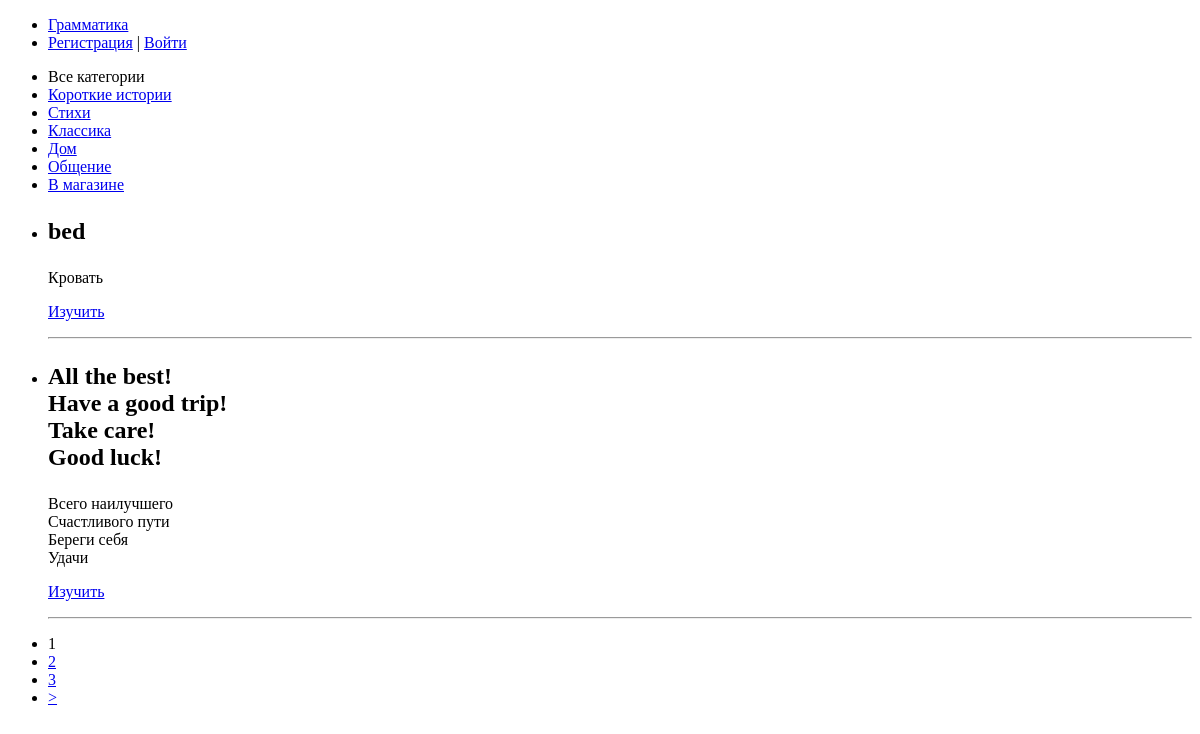
The app's page /, older data.
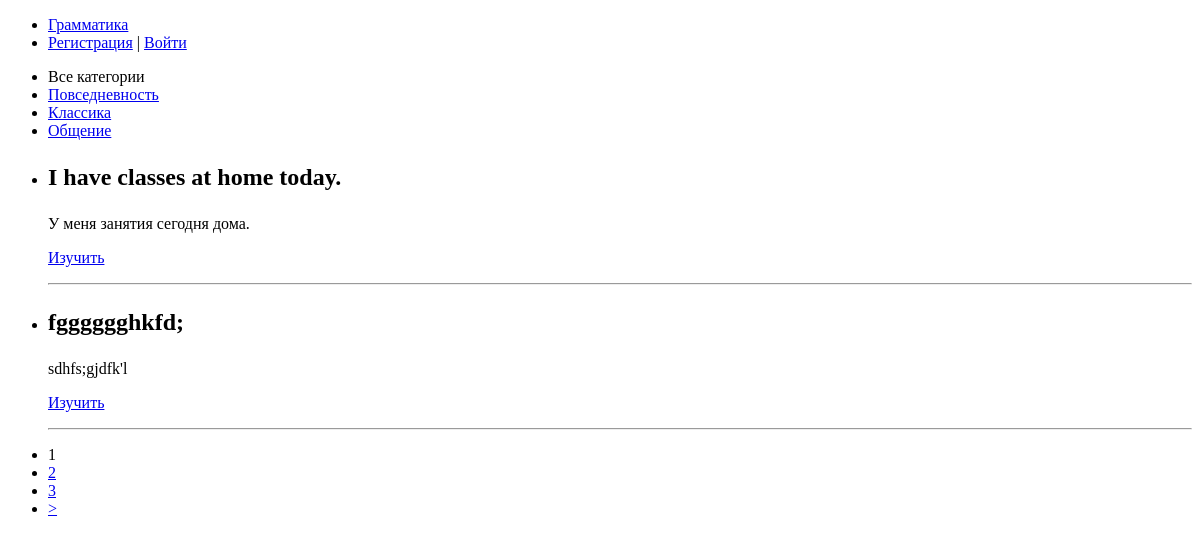
The same page, newer data.
### catalog/models.py (models this page shows, shortened)
class Category(MPTTModel):
    name = models.CharField(max_length=100)
    slug = models.SlugField(max_length=200, unique=True, db_index=True, verbose_name="URL.")
    parent = TreeForeignKey(
        'self',
        related_name='children',
        on_delete=models.SET_NULL,
        null=True,
        blank=True
    )
    def get_absolute_url(self):
        return reverse('category', kwargs={'category_slug': self.slug})
    class Meta:
        verbose_name_plural = 'Категории'
        verbose_name = 'Категория'
        ordering = ['id']
    class MPTTMeta:
        order_insertion_by = ['name']

class Point(models.Model):
    title = models.CharField(max_length=100, blank=True)
    slug = models.SlugField(max_length=200, unique=True, db_index=True, blank=True, verbose_name="URL")
    text = models.TextField()
    translate = models.TextField()
    image = models.ImageField(upload_to='cards/', blank=True)
    category = models.ForeignKey(Category, on_delete=models.PROTECT, blank=True, verbose_name="Категории")
    tags = models.ManyToManyField(Tag, related_name='point', blank=True)
    student = models.ForeignKey(User, related_name='targets', verbose_name='Пользователь', on_delete=models.CASCADE)
    created_at = models.DateField(auto_now_add=True)
    is_complete = models.BooleanField(default=False)
    def get_absolute_url(self):
        return reverse('point', kwargs={'point_slug': self.slug})
    class Meta:
        ordering = ['category']
        verbose_name = 'Учебные элементы'
        verbose_name_plural = 'Учебные элементы'

### catalog/views.py (the view)
# urls.py: path('', PointList.as_view(), name='home'),
class PointList(DataMixin, ListView):
    model = Point
    template_name = 'catalog/index.html'
    context_object_name = 'points'
    def get_context_data(self, *, object_list=None, **kwargs):
        context = super().get_context_data(**kwargs)
        c_def = self.get_user_context(title='Главная страница')
        return dict(list(context.items()) + list(c_def.items()))
    def get_queryset(self):
        return Point.objects.filter(is_complete=False).select_related('category')

### catalog/templatetags/catalog_tags.py (called while the page is built)
@register.simple_tag()
def get_categories():
    return Category.objects.all()

### catalog/utils.py (called while the page is built)
    def get_user_context(self, **kwargs):
        context = kwargs
        category = Category.objects.annotate(Count('point'))
        user_menu = menu.copy()
        if not self.request.user.is_authenticated:
            user_menu.pop(1)
        context['menu'] = user_menu
        context['category'] = category
        if 'category_selected' not in context:
            context['category_selected'] = 0
        return context

### templates/catalog/index.html
{% extends 'catalog/base.html' %}
{% block content %}
<ul>
    {% for p in points %}
    <li>
        <h2>{{p.text | linebreaks | truncatewords:10}}</h2>
        <p>{{p.translate | linebreaks | truncatewords:10}}</p>
        <p><a href="{{ p.get_absolute_url }}">Изучить</a></p>
        <hr>
    </li>
    {% endfor %}
</ul>
{% endblock %}

### templates/catalog/base.html (shortened to what this page needs)
{% load static %}
{% load catalog_tags %}
<!DOCTYPE html>
<html lang="en">
<head>
</head>
<body>
{% block mainmenu %}
<ul>
    {% for m in menu %}
    <li><a href="{% url m.url_name %}">{{m.title}}</a></li>
    {% endfor %}
        {% if request.user.is_authenticated %}
        <li class="last">{{user.username}} | <a href="{% url 'logout' %}">Выйти</a></li>
        {% else %}
        <li><a href="{% url 'register' %}">Регистрация</a> | <a href="{% url 'login' %}">Войти</a></li>
        {% endif %}
</ul>
<ul>
    {% get_categories as categories%}
    {% if category_selected == 0 %}
    <li>Все категории</li>
    {% else %}
    <li><a href="{% url 'home' %}">Все категории</a></li>
    {% endif %}
    {% for c in category %}
    {% if c.point__count > 0 %}
    {% if c.pk == category_selected %}
    <li>{{c.name}}</li>
    {% else %}
    <li><a href="{{ c.get_absolute_url }}">{{c.name}}</a></li>
    {% endif %}
    {% endif %}
    {% endfor %}
</ul>
{% endblock %}
{% block content %}
{% endblock %}
{% if page_obj.has_other_pages %}
<nav>
    <ul>
        {% for p in paginator.page_range %}
        {% if page_obj.number == p %}
        <li>{{ p }}</li>
        {% elif p >= page_obj.number|add:-2 and p <= page_obj.number|add:2 %}
        <li>
            <a href="?page={{ p }}">{{ p }}</a>
        </li>
        {% endif %}
        {% endfor %}
        {% if page_obj.has_next %}
        <li>
            <a href="?page={{ page_obj.next_page_number }}">&gt</a>
        </li>
        {% endif %}
    </ul>
</nav>
{% endif %}
</body>
</html>

Row changes from the older to the newer data that the page shows:
no longer on this page (row unchanged): Category: name "Короткие истории"
no longer on this page (row unchanged): Category: name "Стихи"
no longer on this page (row unchanged): Category: name "Дом"
no longer on this page (row unchanged): Category: name "В магазине"
removed Point: text "bed", translate "Кровать"
no longer on this page (row unchanged): Point: text "All the best! Have a good trip! Take care! Good luck!", translate "Всего наилучшего Счастливого пути Береги себя Удачи"
now on this page (row edited): Category: name "Повседневность"
now on this page (row edited): Point: text "I have classes at home today.", translate "У меня занятия сегодня дома."
added Point: text "fgggggghkfd;", translate "sdhfs;gjdfk'l"
